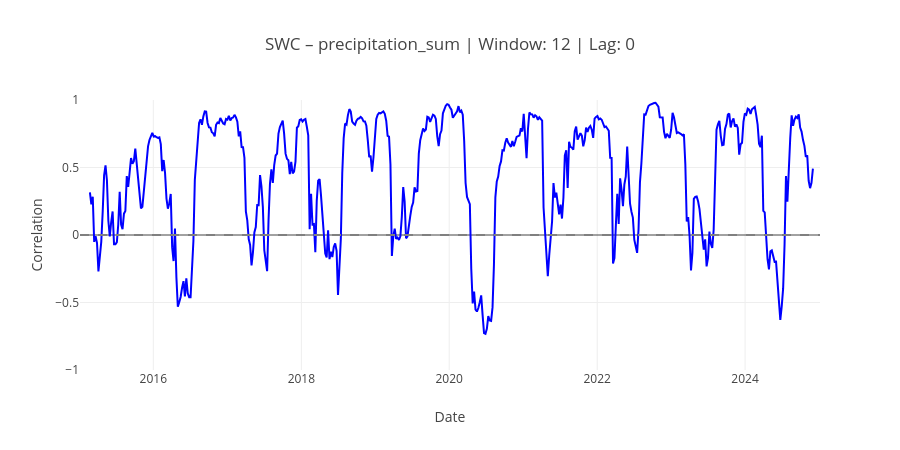

Notebook code for this chart:
### Code cell
plot_swc(
    weather_variable="precipitation_sum",
    window=12,
    lag=0
).show()

### Figure 1 — Plotly figure (JSON) as saved in the notebook; plotly's stock layout.template omitted (floating-point values rounded to 4 significant figures; data arrays with more than 128 entries replaced by an {"elided": "..."} marker saying what was removed)
{"data": [{"hovertemplate": "Date=%{x}<br>Correlation=%{y}<extra></extra>", "legendgroup": "", "line": {"color": "blue", "dash": "solid"}, "marker": {"symbol": "circle"}, "mode": "lines", "name": "", "orientation": "v", "showlegend": false, "type": "scatter", "x": {"elided": "523 str values"}, "xaxis": "x", "y": {"elided": "523 float values"}, "yaxis": "y"}], "layout": {"height": 450, "legend": {"tracegroupgap": 0}, "shapes": [{"line": {"color": "gray", "dash": "dash"}, "type": "line", "x0": 0, "x1": 1, "xref": "x domain", "y0": 0, "y1": 0, "yref": "y"}], "title": {"text": "SWC – precipitation_sum | Window: 12 | Lag: 0"}, "xaxis": {"anchor": "y", "domain": [0, 1], "title": {"text": "Date"}}, "yaxis": {"anchor": "x", "domain": [0, 1], "range": [-1, 1], "title": {"text": "Correlation"}}}}
